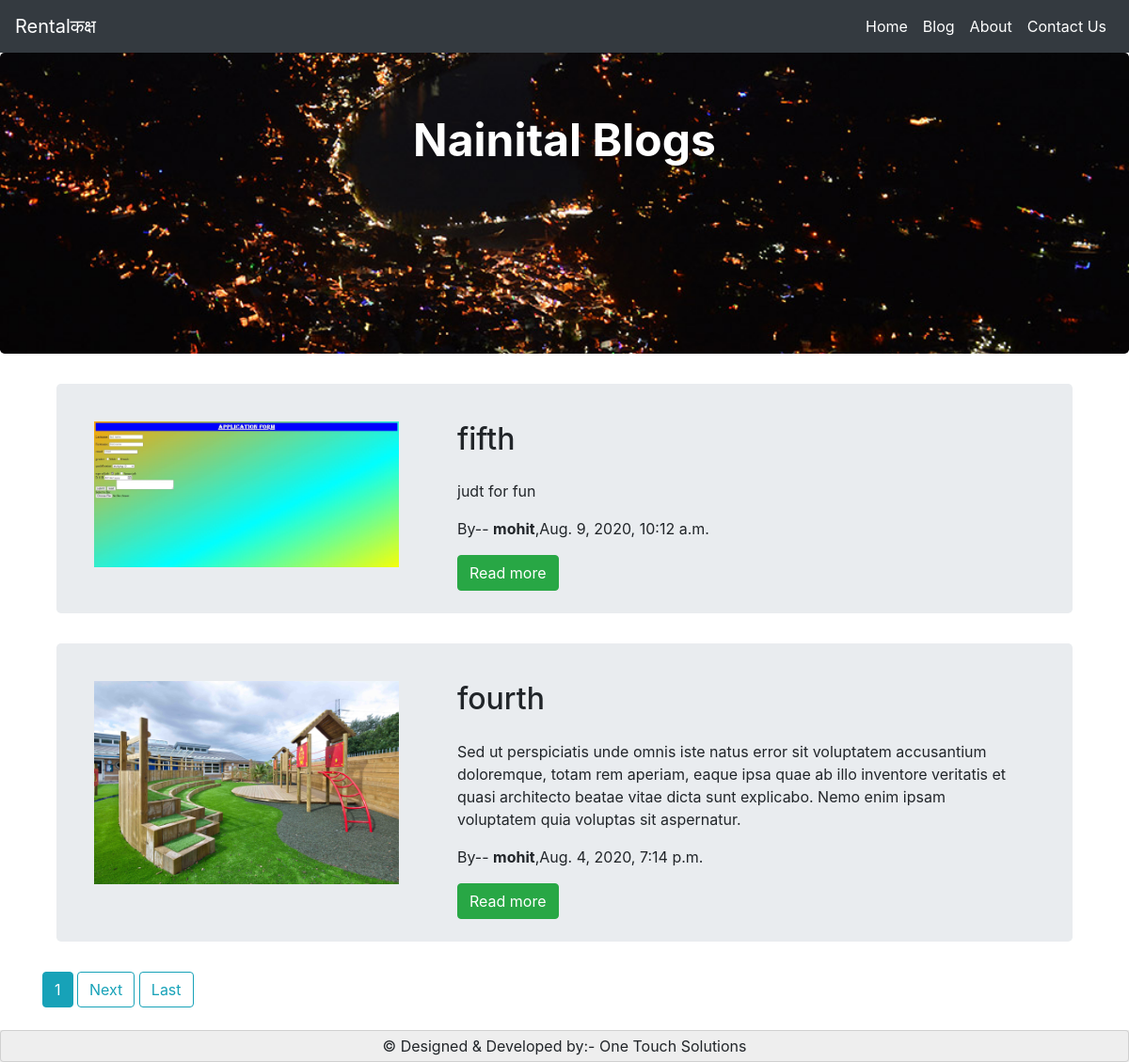
Page /blog/ on the earlier database version.
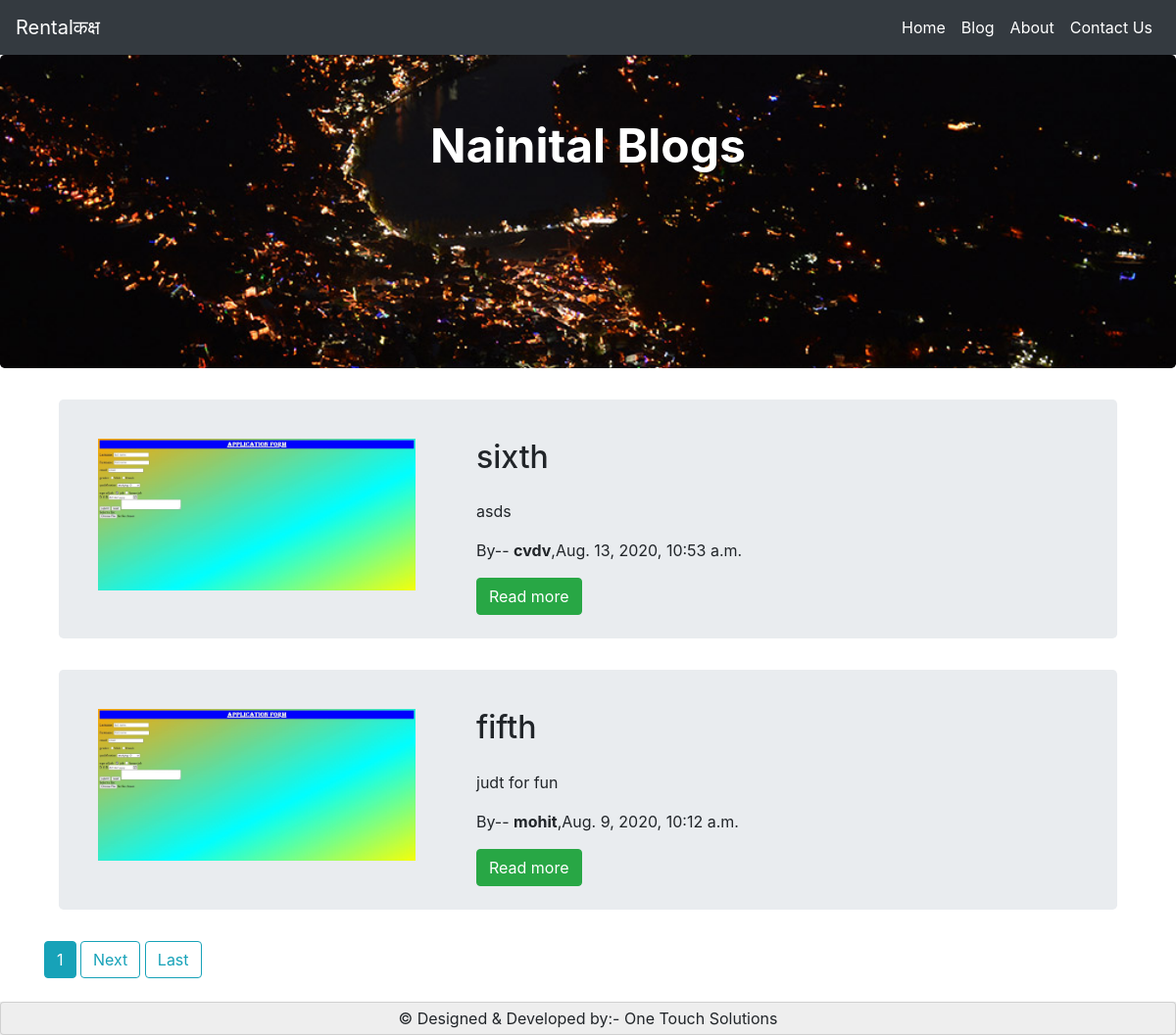
Same page on the later database version.
### blog/models.py (models this page shows, shortened)
class Post(models.Model):
    title = models.CharField(max_length=100)
    Desc = models.CharField(max_length=300)
    content = RichTextField(blank=True, null=True)
    date_posted = models.DateTimeField(default=timezone.now)
    post_img = models.ImageField(default='default.jpg', upload_to='post_pics')
    author = models.CharField(max_length=60)

### blog/views.py (the view)
# urls.py: path('blog/', PostListView.as_view(), name='blog'),
class PostListView(ListView):
    model = Post
    template_name = 'blog/blog.html'
    context_object_name = 'posts'
    ordering = ['-date_posted']
    paginate_by = 2

### blog/templates/blog/blog.html (shortened to what this page needs)
{% extends 'blog/basic.html' %}
{% load static %}
{% block css %}
<link rel="stylesheet" type="text/css" href="{% static 'blog/blog.css' %}">
{% endblock %}
{% block body %}
    <div class="jumbotron img">
      <h1 class="heading">Nainital Blogs</h1>
    </div>
    <div class="container">
      {% for post in posts%}
      <div class="container">
<div class="jumbotron text-center hoverable p-4">
    <div class="row">
      <div class="col-md-4 offset-md-1 mx-3 my-3">
        <div class="view overlay">
          <img src="{{ post.post_img.url }}" class="img-fluid" alt="....">
        </div>
      </div>
      <div class="col-md-7 text-md-left ml-3 mt-3">
        <h2 class="h2 mb-4">{{ post.title }}</h2>
        <p class="font-weight-normal">{{ post.Desc}}</p>
        <p class="font-weight-normal">By-- <a><strong>{{ post.author }}</strong></a>,{{ post.date_posted }}</p>
        <a class="btn btn-success" href="{% url 'post-detail' post.id %}">Read more</a>
      </div>
    </div>
  </div>
</div>
      {% endfor %}
      {% if is_paginated %}
        {% for num in page_obj.paginator.page_range %}
        {% if page_obj.number == num %}
        <a class="btn btn-info mb-4" href="?page={{ num }}">{{ num }}</a>
        {% endif %}
        {% endfor %}
        {% if page_obj.has_next %}
            <a class="btn btn-outline-info mb-4" href="?page={{ page_obj.next_page_number }}">Next</a>
            <a class="btn btn-outline-info mb-4" href="?page={{ page_obj.paginator.num_pages }}">Last</a>
        {% endif %}
      {% endif %}
    </div>
    <div class="container-fluid grey px-0 ">
      <div class="card stretch pt-1">
        <p class="mb-1"> &COPY; Designed & Developed by:- One Touch Solutions</p>
      </div>
    </div>
{% endblock %}

### blog/templates/blog/basic.html (shortened to what this page needs)
<!doctype html>
<html lang="en">
  <head>
    {% load static %}
    <link rel="stylesheet" href="https://stackpath.bootstrapcdn.com/bootstrap/4.2.1/css/bootstrap.min.css"
>
     <link rel="stylesheet" href="https://cdnjs.cloudflare.com/ajax/libs/font-awesome/4.7.0/css/font-awesome.min.css">
        {% block css %}{% endblock %}
  </head>
  <body>
    <header class="site-header ">
        <nav class="navbar navbar-expand-lg navbar-dark bg-dark ">
            <a class="navbar-brand" href="#">Rentalकक्ष</a>
            <div class="collapse navbar-collapse" id="navbarNav">
                <ul class="navbar-nav ml-auto">
                    <li class="nav-item ">
                        <a class="nav-link  active" href="{% url 'home' %}">Home</a>
                    </li>
                    <li class="nav-item">
                        <a class="nav-link active" href="{% url 'blog' %}">Blog</a>
                    </li>
                    <li class="nav-item">
                        <a class="nav-link active" href="{% url 'about' %}">About</a>
                    </li>
                    <li class="nav-item">
                        <a class="nav-link active" href="{% url 'contact' %}">Contact Us</a>
                    </li>
                </ul>
            </div>
        </nav>
    </header>
  <div>
{% block body %}{% endblock %}
</div>
  </body>
</html>

### blog/static/blog/blog.css (style rules this page uses)
body { overflow-x: hidden; }
.img { background-size: cover; background-position: center; height: 40vh; text-align: center; }
.heading { color: white; font-size: 48px; font-weight: bolder; }
.grey { background-color: #eee; }
.stretch { width: 100vw; text-align: center; background-color: #eee; padding-top: 20px; }

Differences in the rows shown:
no longer on this page (row unchanged): Post: post_img (picture), title "fourth", Desc "Sed ut perspiciatis unde omnis iste natus error sit voluptatem accusantium doloremque, totam rem aperiam, eaque ipsa quae ab illo inventore veritatis et quasi architecto beatae vitae dicta sunt explicabo. Nemo enim ipsam voluptatem quia voluptas sit aspernatur.", author "mohit", date_posted "Aug. 4, 2020, 7:14 p.m."
added Post: post_img (picture), title "sixth", Desc "asds", author "cvdv", date_posted "Aug. 13, 2020, 10:53 a.m."
